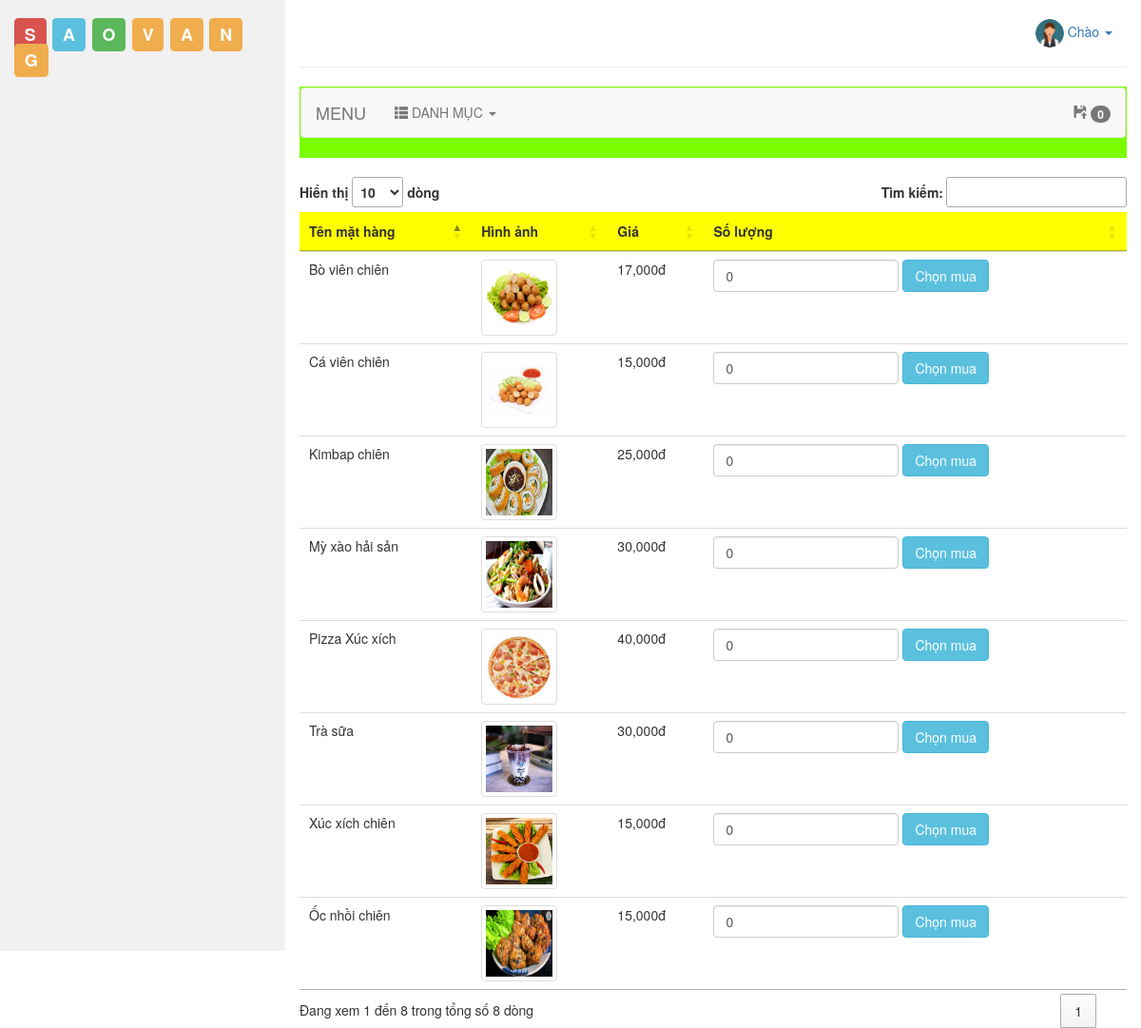
Page /admin/banhang/index.php?action=xemnhom&madm=1 on the committed database.
### tables this page shows
CREATE TABLE `mathang` (
  `id` int(11) NOT NULL,
  `tenmathang` varchar(255) NOT NULL,
  `mota` varchar(255) DEFAULT NULL,
  `gia` int(11) NOT NULL DEFAULT '0',
  `soluongton` int(11) DEFAULT NULL,
  `hinhanh` varchar(255) NOT NULL,
  `danhmuc_id` int(11) NOT NULL,
  `luotxem` int(11) DEFAULT '0'
);

### model/bill.php (called while the page is built, shortened)
<?php
function demhangtronggio() {
    return count($_SESSION['bill']);
}
?>

### model/mathang.php (called while the page is built, shortened)
<?php
class MATHANG{
    public function laymathangtheodanhmuc($danhmuc_id){
        $dbcon = DATABASE::connect();
        try{
            $sql = "SELECT * FROM mathang WHERE danhmuc_id=:madm" ;
            $cmd = $dbcon->prepare($sql);
			$cmd->bindValue(":madm",$danhmuc_id);
            $cmd->execute();
            $result = $cmd->fetchAll();
            return $result;
        }
        catch(PDOException $e){
            $error_message = $e->getMessage();
            echo "<p>Lỗi truy vấn: $error_message</p>";
            exit();
        }
    }
}
?>

### admin/banhang/main.php (the view, shortened to what this page needs)
<?php include("../view/top.php"); ?>
<div  class="quanly" style="background-color:LawnGreen">
	<nav class="navbar navbar-default ">
	  <div class="container-fluid">
		<div class="navbar-header">
		  <a class="navbar-brand" href="index.php">MENU</a>
		</div>
		<ul class="nav navbar-nav">
		 <li class="nav-item dropdown">
				  <a class="nav-link" href="#" data-toggle="dropdown">
					<span class="glyphicon glyphicon-th-list"></span> DANH MỤC <span class="caret"></span>
				  </a>
		</ul>
		<ul class="nav navbar-nav navbar-right">
			<li><a href="?action=xemgiohang" class="text-warning">
			  <span class="glyphicon glyphicon-floppy-open"></span>
			  <span class="badge">
				<?php
				  echo demhangtronggio();
				?>
			  </span> </a>
        </li>
		  </ul>
	  </div>
	</nav>
</div>
<br>
<table id="banhang" class="table table-hover" >
	<thead>
	<tr>
		<th bgcolor="yellow">Tên mặt hàng</th>
		<th bgcolor="yellow">Hình ảnh</th>
		<th bgcolor="yellow">Giá</th>
		<th bgcolor="yellow">Số lượng</th>
	</tr>
	</thead>
	<tbody>
	<?php
	foreach($mathang as $m):
	?>
	<tr>
		<td><?php echo $m["tenmathang"]; ?></td>
		<td><img src="../../<?php echo $m["hinhanh"]; ?>" style="width:80px;height:80px" class="img-thumbnail"></td>
		<td><?php echo number_format($m["gia"]); ?>đ</td>
		<td>
			<div class="form-group">
				<form class="form-inline" method="post">
				<input class="form-control" type="number" name="txtsoluong" value="0">
				<input type="submit" class="btn btn-info" value="Chọn mua">
				</form>
			</div>
		</td>
	</tr>
	<?php
	endforeach;
	?>
	</tbody>
</table>
<?php include("../view/bottom.php"); ?>

### admin/view/top.php (style rules this page uses)
.quanly { padding:1px; color: SaddleBrown; border-color:blue; }

### rows in the picture
mathang: tenmathang "Mỳ xào hải sản", hinhanh (picture), gia "30,000"
mathang: tenmathang "Trà sữa", hinhanh (picture), gia "30,000"
mathang: tenmathang "Kimbap chiên", hinhanh (picture), gia "25,000"
mathang: tenmathang "Pizza Xúc xích", hinhanh (picture), gia "40,000"
mathang: tenmathang "Cá viên chiên", hinhanh (picture), gia "15,000"
mathang: tenmathang "Xúc xích chiên", hinhanh (picture), gia "15,000"
mathang: tenmathang "Bò viên chiên", hinhanh (picture), gia "17,000"
mathang: tenmathang "Ốc nhồi chiên", hinhanh (picture), gia "15,000"

### other values in the picture
demhangtronggio() "0"
